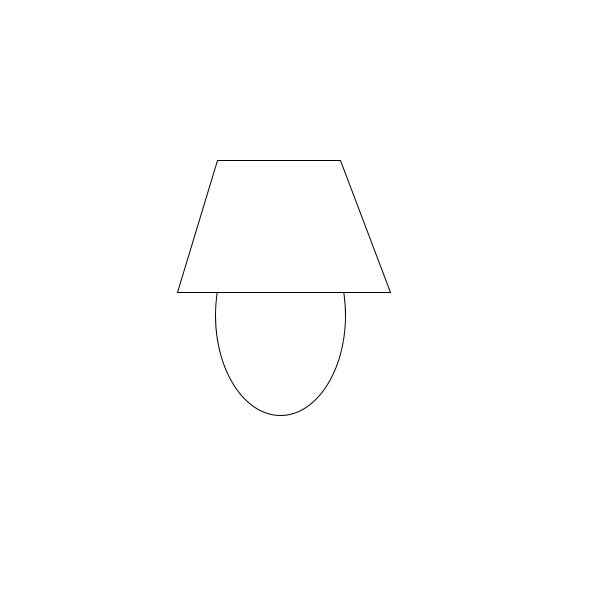
Frame 1 (no input)
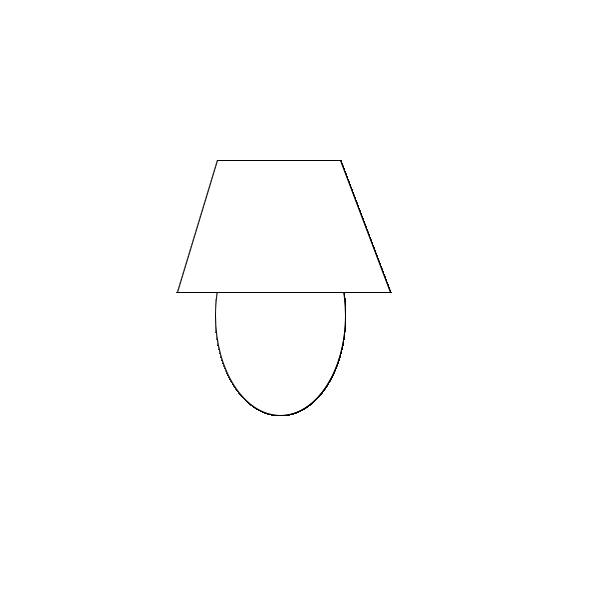
Frame 60 (the mouse pressed at the canvas centre just before this capture)
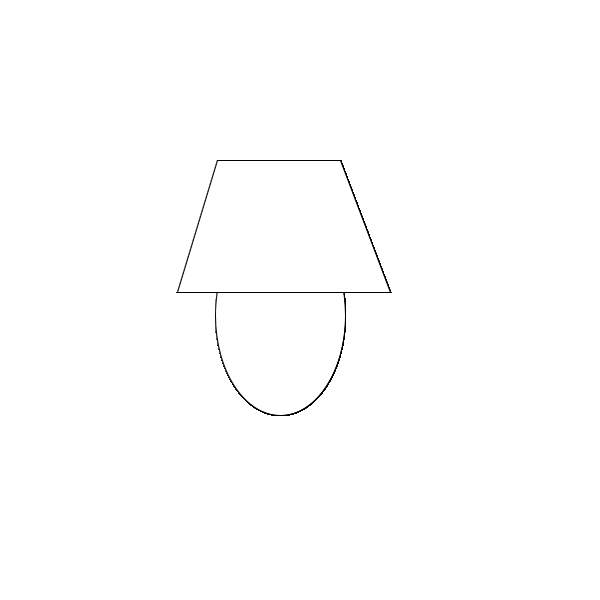
Frame 120 (the mouse held since frame 60 and released just before this capture)

The Processing sketch that drew these frames (run headless with seeded random() and noise(); from frame 60 on, the mouse is pressed at the canvas centre):

// Processing sketch: sketch_250325b
// ── sketch_250325b.pde


//Lamp
int quad1x = 217;
int quad1y = 160;

int quad2x = 177;
int quad2y = 292;

int quad3x = 390;
int quad3y = 292;

int quad4x = 340;
int quad4y = 160;

//Base Of Lamp
int ellipseX = 280;
int ellipseY = 315;

void setup()
{
  size(600,600);
  background(255);
}

void draw()
{
  ellipse(ellipseX, ellipseY, 130, 200 );
  quad(quad1x, quad1y, quad2x, quad2y, quad3x, quad3y, quad4x, quad4y);
  //ellipse(ellipseX, ellipseY, 75, 100 );
  println("X:", mouseX, "Y:", mouseY);

}
